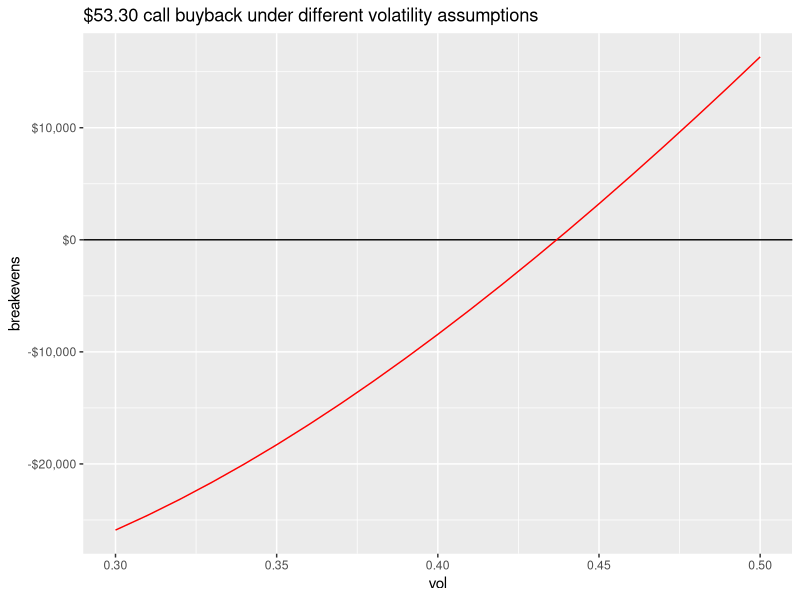

Reproduce this figure in R.
#PORTFOLIO OF HEDGES + PHYSICAL PRODUCTION
#EVALUATE HEDGE RE-STRUCTURE UNDER VARIOUS VOL ASSUMPTIONS
expectedValueFnc <- function(vol) {
  
  wti <- 36.26
  tau <- 231/365
  rf <- .02
  set.seed(123)
  num.sim <- 100000
  r <- (rf - 0.5*vol^2)*tau
  sd <- vol*sqrt(tau)
  
  CollarVolume <- 1000*31
  call.1.Price = 1.10
  call.strike.1 <- 53.3
  put.strike.1 <- 48
  put.strike.2 <- 40
  swap.1.strike <- 40.92
  swap.2.strike <- 40.85
  swap.3.strike <- 40.48
  put.strike.3 <- 40.92
  put.strike.4 <- 40.85
  
  
  endPrice <- wti*exp(r + sd*rnorm(num.sim,0,1))
  mean(endPrice)
  
  #SOLD CALL
  call.1 <- pmax(0, endPrice - call.strike.1)
  call.1.end <- mean(call.1)*CollarVolume*-1
  
  #BOUGHT PUT
  put.1 <- pmax(0, put.strike.1 - endPrice)
  mean(put.1)
  put.1.end <- mean(put.1)*CollarVolume
  
  #SOLD PUT
  put.2 <- pmax(0, put.strike.2 - endPrice)
  mean(put.2)
  put.2.end <- mean(put.2)*CollarVolume*-1
  
  #collar total terminal value expectation
  collarvalue <- call.1.end + put.1.end + put.2.end   #total collar value
  
  #sold swaps
  swap.1.volume <- 1000*31*-1
  swap.1 <- endPrice - swap.1.strike
  swap.1 <- mean(swap.1)
  swap.1.end <- mean(swap.1*swap.1.volume)
  
  swap.2.volume <- 2000*31*-1
  swap.2 <- endPrice - swap.2.strike
  swap.2 <- mean(swap.2)
  swap.2.end <- mean(swap.2*swap.2.volume)
  
  swap.3.volume <- 2000*31*-1
  swap.3 <- endPrice - swap.3.strike
  swap.3 <- mean(swap.3)
  swap.3.end <- mean(swap.3*swap.3.volume)
  
  swaptotal <- swap.1.end + swap.2.end + swap.3.end #total swap value
  
  #deferred puts
  put.premium.3 <- 5.50
  put.3.volume <- 1000*31
  put.3 <- pmax(0, put.strike.3 - endPrice) - put.premium.3
  #mean(put.3)
  put.3.end <- mean(put.3)*put.3.volume
  
  put.premium.4 <- 5.50
  put.4.volume <- 2000*31
  put.4 <- pmax(0, put.strike.4 - endPrice) - put.premium.4
  #mean(put.4)
  put.4.end <- mean(put.4)*put.4.volume
  
  def.puts.total <- put.3.end + put.4.end
  
  
  #production
  prod <- 18000*31
  prodend <- mean(prod*endPrice)
  
  #total prod + hedges expected value
  prod.plus.hedges <- call.1.end + put.1.end + put.2.end + swap.1.end + swap.2.end + swap.3.end + put.3.end + put.4.end + prodend
  library(scales)
  dollar(prod.plus.hedges)
  
  #without call; call buyback scenario
  prod.no.call.1 <- put.1.end + put.2.end + swap.1.end + swap.2.end + swap.3.end + put.3.end + put.4.end + prodend
  
  #difference per barrel
  prod.no.call.1 - prod.plus.hedges
  dollar(prod.no.call.1 - prod.plus.hedges)
  
  prod.no.call.1 - prod.plus.hedges - call.1.Price*CollarVolume
  
  return(list(dollar(prod.plus.hedges), dollar(prod.no.call.1), dollar(prod.no.call.1 - prod.plus.hedges), dollar(call.1.Price*CollarVolume), (prod.no.call.1 - prod.plus.hedges) - call.1.Price*CollarVolume))
  
}

expectedValueFnc(vol = .37) #vol constant

volVector <- seq(.30, .50, by = .01) #range of vols

expectedValueVol <- sapply(volVector, expectedValueFnc)

breakevens <- unlist(expectedValueVol[5,])

voldf <- data.frame(volVector, breakevens)
colnames(voldf) <- c("vol", "breakevens")
voldf 

library(ggplot2)
ggplot(voldf, aes(vol, breakevens)) + geom_hline(yintercept = 0) + geom_line(color = "red") + scale_y_continuous(labels = dollar) + ggtitle("$53.30 call buyback under different volatility assumptions")


